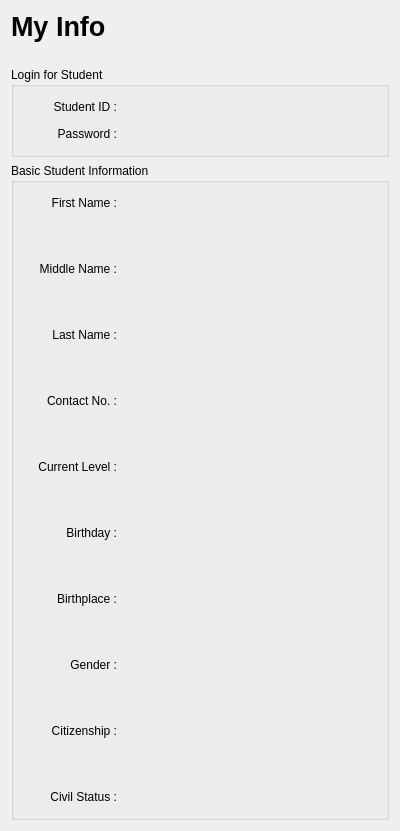
      <widget class="QWidget" name="page_myInfo">
       <layout class="QGridLayout" name="gridLayout_7">
        <item row="0" column="0">
         <widget class="QLabel" name="label_information_myInfo_2">
          <property name="minimumSize">
           <size>
            <width>0</width>
            <height>50</height>
           </size>
          </property>
          <property name="font">
           <font>
            <pointsize>20</pointsize>
            <weight>75</weight>
            <bold>true</bold>
           </font>
          </property>
          <property name="text">
           <string>My Info</string>
          </property>
          <property name="alignment">
           <set>Qt::AlignLeading|Qt::AlignLeft|Qt::AlignTop</set>
          </property>
         </widget>
        </item>
        <item row="1" column="0">
         <widget class="QGroupBox" name="groupBox_loginForTeacher_information_myInfo_2">
          <property name="minimumSize">
           <size>
            <width>0</width>
            <height>90</height>
           </size>
          </property>
          <property name="title">
           <string>Login for Student</string>
          </property>
          <layout class="QGridLayout" name="gridLayout_34">
           <item row="3" column="1">
            <layout class="QGridLayout" name="gridLayout_35">
             <item row="0" column="0">
              <widget class="QLabel" name="label_passwordLabelOnly_information_myInfo_2">
               <property name="minimumSize">
                <size>
                 <width>70</width>
                 <height>0</height>
                </size>
               </property>
               <property name="text">
                <string>Password :</string>
               </property>
               <property name="alignment">
                <set>Qt::AlignRight|Qt::AlignTrailing|Qt::AlignVCenter</set>
               </property>
              </widget>
             </item>
             <item row="0" column="2">
              <widget class="QLabel" name="label_password_information_viewStudentProfile">
               <property name="minimumSize">
                <size>
                 <width>129</width>
                 <height>20</height>
                </size>
               </property>
               <property name="inputMethodHints">
                <set>Qt::ImhHiddenText</set>
               </property>
               <property name="frameShadow">
                <enum>QFrame::Plain</enum>
               </property>
               <property name="text">
                <string/>
               </property>
              </widget>
             </item>
             <item row="0" column="1">
              <spacer name="horizontalSpacer_31">
               <property name="orientation">
                <enum>Qt::Horizontal</enum>
               </property>
               <property name="sizeHint" stdset="0">
                <size>
                 <width>25</width>
                 <height>20</height>
                </size>
               </property>
              </spacer>
             </item>
            </layout>
           </item>
           <item row="1" column="0">
            <spacer name="horizontalSpacer_32">
             <property name="orientation">
              <enum>Qt::Horizontal</enum>
             </property>
             <property name="sizeHint" stdset="0">
              <size>
               <width>15</width>
               <height>20</height>
              </size>
             </property>
            </spacer>
           </item>
           <item row="0" column="1">
            <spacer name="verticalSpacer_35">
             <property name="orientation">
              <enum>Qt::Vertical</enum>
             </property>
             <property name="sizeHint" stdset="0">
              <size>
               <width>20</width>
               <height>1</height>
              </size>
             </property>
            </spacer>
           </item>
           <item row="2" column="1">
            <spacer name="verticalSpacer_36">
             <property name="orientation">
              <enum>Qt::Vertical</enum>
             </property>
             <property name="sizeHint" stdset="0">
              <size>
               <width>15</width>
               <height>1</height>
              </size>
             </property>
            </spacer>
           </item>
           <item row="1" column="1">
            <layout class="QGridLayout" name="gridLayout_36">
             <item row="0" column="1">
              <spacer name="horizontalSpacer_39">
               <property name="orientation">
                <enum>Qt::Horizontal</enum>
               </property>
               <property name="sizeHint" stdset="0">
                <size>
                 <width>25</width>
                 <height>20</height>
                </size>
               </property>
              </spacer>
             </item>
             <item row="0" column="0">
              <widget class="QLabel" name="label_teacherIDLabelOnly_information_myInfo_2">
               <property name="minimumSize">
                <size>
                 <width>70</width>
                 <height>0</height>
                </size>
               </property>
               <property name="text">
                <string>Student ID :</string>
               </property>
               <property name="alignment">
                <set>Qt::AlignRight|Qt::AlignTrailing|Qt::AlignVCenter</set>
               </property>
              </widget>
             </item>
             <item row="0" column="2">
              <widget class="QLabel" name="label_studentId_information_viewStudentProfile">
               <property name="minimumSize">
                <size>
                 <width>129</width>
                 <height>20</height>
                </size>
               </property>
               <property name="text">
                <string/>
               </property>
              </widget>
             </item>
            </layout>
           </item>
           <item row="1" column="2">
            <spacer name="horizontalSpacer_40">
             <property name="orientation">
              <enum>Qt::Horizontal</enum>
             </property>
             <property name="sizeHint" stdset="0">
              <size>
               <width>100</width>
               <height>20</height>
              </size>
             </property>
            </spacer>
           </item>
           <item row="4" column="1">
            <spacer name="verticalSpacer_37">
             <property name="orientation">
              <enum>Qt::Vertical</enum>
             </property>
             <property name="sizeHint" stdset="0">
              <size>
               <width>20</width>
               <height>1</height>
              </size>
             </property>
            </spacer>
           </item>
          </layout>
         </widget>
        </item>
        <item row="2" column="0">
         <widget class="QGroupBox" name="groupBox__basicTacherInformation_infomation_myInfo_2">
          <property name="title">
           <string>Basic Student Information</string>
          </property>
          <layout class="QGridLayout" name="gridLayout_32">
           <item row="0" column="1">
            <spacer name="verticalSpacer_30">
             <property name="orientation">
              <enum>Qt::Vertical</enum>
             </property>
             <property name="sizeHint" stdset="0">
              <size>
               <width>20</width>
               <height>1</height>
              </size>
             </property>
            </spacer>
           </item>
           <item row="1" column="0">
            <spacer name="horizontalSpacer_28">
             <property name="orientation">
              <enum>Qt::Horizontal</enum>
             </property>
             <property name="sizeHint" stdset="0">
              <size>
               <width>15</width>
               <height>20</height>
              </size>
             </property>
            </spacer>
           </item>
           <item row="1" column="1">
            <layout class="QGridLayout" name="gridLayout_33">
             <item row="16" column="0">
              <widget class="QLabel" name="label_10">
               <property name="text">
                <string>Citizenship :</string>
               </property>
               <property name="alignment">
                <set>Qt::AlignRight|Qt::AlignTrailing|Qt::AlignVCenter</set>
               </property>
              </widget>
             </item>
             <item row="14" column="2">
              <widget class="QLabel" name="label_gender_information_viewStudentProfile">
               <property name="minimumSize">
                <size>
                 <width>129</width>
                 <height>20</height>
                </size>
               </property>
               <property name="text">
                <string/>
               </property>
              </widget>
             </item>
             <item row="16" column="2">
              <widget class="QLabel" name="label_citizenship_information_viewStudentProfile">
               <property name="minimumSize">
                <size>
                 <width>129</width>
                 <height>20</height>
                </size>
               </property>
               <property name="text">
                <string/>
               </property>
              </widget>
             </item>
             <item row="15" column="0">
              <spacer name="verticalSpacer_42">
               <property name="orientation">
                <enum>Qt::Vertical</enum>
               </property>
               <property name="sizeHint" stdset="0">
                <size>
                 <width>20</width>
                 <height>40</height>
                </size>
               </property>
              </spacer>
             </item>
             <item row="18" column="2">
              <widget class="QLabel" name="label_civilStatus_information_viewStudentProfile">
               <property name="minimumSize">
                <size>
                 <width>129</width>
                 <height>20</height>
                </size>
               </property>
               <property name="text">
                <string/>
               </property>
              </widget>
             </item>
             <item row="3" column="0">
              <spacer name="verticalSpacer_33">
               <property name="orientation">
                <enum>Qt::Vertical</enum>
               </property>
               <property name="sizeHint" stdset="0">
                <size>
                 <width>20</width>
                 <height>40</height>
                </size>
               </property>
              </spacer>
             </item>
             <item row="1" column="0">
              <spacer name="verticalSpacer_32">
               <property name="orientation">
                <enum>Qt::Vertical</enum>
               </property>
               <property name="sizeHint" stdset="0">
                <size>
                 <width>20</width>
                 <height>40</height>
                </size>
               </property>
              </spacer>
             </item>
             <item row="6" column="0">
              <widget class="QLabel" name="label_contactNoLabelOnly_information_myInfo_2">
               <property name="minimumSize">
                <size>
                 <width>70</width>
                 <height>20</height>
                </size>
               </property>
               <property name="text">
                <string>Contact No. :</string>
               </property>
               <property name="alignment">
                <set>Qt::AlignRight|Qt::AlignTrailing|Qt::AlignVCenter</set>
               </property>
              </widget>
             </item>
             <item row="6" column="2">
              <widget class="QLabel" name="label_contactNo_information_viewStudentProfile">
               <property name="minimumSize">
                <size>
                 <width>129</width>
                 <height>20</height>
                </size>
               </property>
               <property name="text">
                <string/>
               </property>
              </widget>
             </item>
             <item row="5" column="0">
              <spacer name="verticalSpacer_31">
               <property name="orientation">
                <enum>Qt::Vertical</enum>
               </property>
               <property name="sizeHint" stdset="0">
                <size>
                 <width>20</width>
                 <height>40</height>
                </size>
               </property>
              </spacer>
             </item>
             <item row="4" column="0">
              <widget class="QLabel" name="label_lastNameLabelOnly_information_myInfo_2">
               <property name="minimumSize">
                <size>
                 <width>70</width>
                 <height>20</height>
                </size>
               </property>
               <property name="text">
                <string>Last Name :</string>
               </property>
               <property name="alignment">
                <set>Qt::AlignRight|Qt::AlignTrailing|Qt::AlignVCenter</set>
               </property>
              </widget>
             </item>
             <item row="2" column="0">
              <widget class="QLabel" name="label_middleNameLabelOnly_information_myInfo_2">
               <property name="minimumSize">
                <size>
                 <width>70</width>
                 <height>20</height>
                </size>
               </property>
               <property name="text">
                <string>Middle Name :</string>
               </property>
               <property name="alignment">
                <set>Qt::AlignRight|Qt::AlignTrailing|Qt::AlignVCenter</set>
               </property>
              </widget>
             </item>
             <item row="0" column="1">
              <spacer name="horizontalSpacer_29">
               <property name="orientation">
                <enum>Qt::Horizontal</enum>
               </property>
               <property name="sizeHint" stdset="0">
                <size>
                 <width>25</width>
                 <height>20</height>
                </size>
               </property>
              </spacer>
             </item>
             <item row="0" column="0">
              <widget class="QLabel" name="label_firstNameLabelOnly_information_myInfo_2">
               <property name="minimumSize">
                <size>
                 <width>70</width>
                 <height>20</height>
                </size>
               </property>
               <property name="text">
                <string>First Name :</string>
               </property>
               <property name="alignment">
                <set>Qt::AlignRight|Qt::AlignTrailing|Qt::AlignVCenter</set>
               </property>
              </widget>
             </item>
             <item row="2" column="2">
              <widget class="QLabel" name="label_middleName_information_viewStudentProfile">
               <property name="minimumSize">
                <size>
                 <width>129</width>
                 <height>20</height>
                </size>
               </property>
               <property name="text">
                <string/>
               </property>
              </widget>
             </item>
             <item row="4" column="2">
              <widget class="QLabel" name="label_lastName_information_viewStudentProfile">
               <property name="minimumSize">
                <size>
                 <width>129</width>
                 <height>20</height>
                </size>
               </property>
               <property name="text">
                <string/>
               </property>
              </widget>
             </item>
             <item row="0" column="2">
              <widget class="QLabel" name="label_firstName_information_viewStudentProfile">
               <property name="minimumSize">
                <size>
                 <width>129</width>
                 <height>20</height>
                </size>
               </property>
               <property name="text">
                <string/>
               </property>
              </widget>
             </item>
             <item row="10" column="0">
              <widget class="QLabel" name="label_11">
               <property name="text">
                <string>Birthday :</string>
               </property>
               <property name="alignment">
                <set>Qt::AlignRight|Qt::AlignTrailing|Qt::AlignVCenter</set>
               </property>
              </widget>
             </item>
             <item row="7" column="0">
              <spacer name="verticalSpacer_38">
               <property name="orientation">
                <enum>Qt::Vertical</enum>
               </property>
               <property name="sizeHint" stdset="0">
                <size>
                 <width>20</width>
                 <height>40</height>
                </size>
               </property>
              </spacer>
             </item>
             <item row="9" column="0">
              <spacer name="verticalSpacer_39">
               <property name="orientation">
                <enum>Qt::Vertical</enum>
               </property>
               <property name="sizeHint" stdset="0">
                <size>
                 <width>20</width>
                 <height>40</height>
                </size>
               </property>
              </spacer>
             </item>
             <item row="13" column="0">
              <spacer name="verticalSpacer_41">
               <property name="orientation">
                <enum>Qt::Vertical</enum>
               </property>
               <property name="sizeHint" stdset="0">
                <size>
                 <width>20</width>
                 <height>40</height>
                </size>
               </property>
              </spacer>
             </item>
             <item row="11" column="0">
              <spacer name="verticalSpacer_40">
               <property name="orientation">
                <enum>Qt::Vertical</enum>
               </property>
               <property name="sizeHint" stdset="0">
                <size>
                 <width>20</width>
                 <height>40</height>
                </size>
               </property>
              </spacer>
             </item>
             <item row="12" column="0">
              <widget class="QLabel" name="label_12">
               <property name="text">
                <string>Birthplace :</string>
               </property>
               <property name="alignment">
                <set>Qt::AlignRight|Qt::AlignTrailing|Qt::AlignVCenter</set>
               </property>
              </widget>
             </item>
             <item row="14" column="0">
              <widget class="QLabel" name="label_13">
               <property name="text">
                <string>Gender :</string>
               </property>
               <property name="alignment">
                <set>Qt::AlignRight|Qt::AlignTrailing|Qt::AlignVCenter</set>
               </property>
              </widget>
             </item>
             <item row="12" column="2">
              <widget class="QLabel" name="label_birthplace_information_viewStudentProfile">
               <property name="minimumSize">
                <size>
                 <width>129</width>
                 <height>20</height>
                </size>
               </property>
               <property name="text">
                <string/>
               </property>
              </widget>
             </item>
             <item row="10" column="2">
              <widget class="QLabel" name="label_birthday_information_viewStudentProfile">
               <property name="minimumSize">
                <size>
                 <width>129</width>
                 <height>20</height>
                </size>
               </property>
               <property name="text">
                <string/>
               </property>
              </widget>
             </item>
             <item row="18" column="0">
              <widget class="QLabel" name="label_14">
               <property name="text">
                <string>Civil Status :</string>
               </property>
               <property name="alignment">
                <set>Qt::AlignRight|Qt::AlignTrailing|Qt::AlignVCenter</set>
               </property>
              </widget>
             </item>
             <item row="8" column="2">
              <widget class="QLabel" name="label_currentLevel_information_viewStudentProfile">
               <property name="minimumSize">
                <size>
                 <width>129</width>
                 <height>20</height>
                </size>
               </property>
               <property name="text">
                <string/>
               </property>
              </widget>
             </item>
             <item row="8" column="0">
              <widget class="QLabel" name="label">
               <property name="text">
                <string>Current Level :</string>
               </property>
               <property name="alignment">
                <set>Qt::AlignRight|Qt::AlignTrailing|Qt::AlignVCenter</set>
               </property>
              </widget>
             </item>
             <item row="17" column="0">
              <spacer name="verticalSpacer_43">
               <property name="orientation">
                <enum>Qt::Vertical</enum>
               </property>
               <property name="sizeHint" stdset="0">
                <size>
                 <width>20</width>
                 <height>40</height>
                </size>
               </property>
              </spacer>
             </item>
            </layout>
           </item>
           <item row="1" column="2">
            <spacer name="horizontalSpacer_30">
             <property name="orientation">
              <enum>Qt::Horizontal</enum>
             </property>
             <property name="sizeHint" stdset="0">
              <size>
               <width>100</width>
               <height>20</height>
              </size>
             </property>
            </spacer>
           </item>
           <item row="2" column="1">
            <spacer name="verticalSpacer_34">
             <property name="orientation">
              <enum>Qt::Vertical</enum>
             </property>
             <property name="sizeHint" stdset="0">
              <size>
               <width>20</width>
               <height>1</height>
              </size>
             </property>
            </spacer>
           </item>
          </layout>
         </widget>
        </item>
       </layout>
      </widget>
